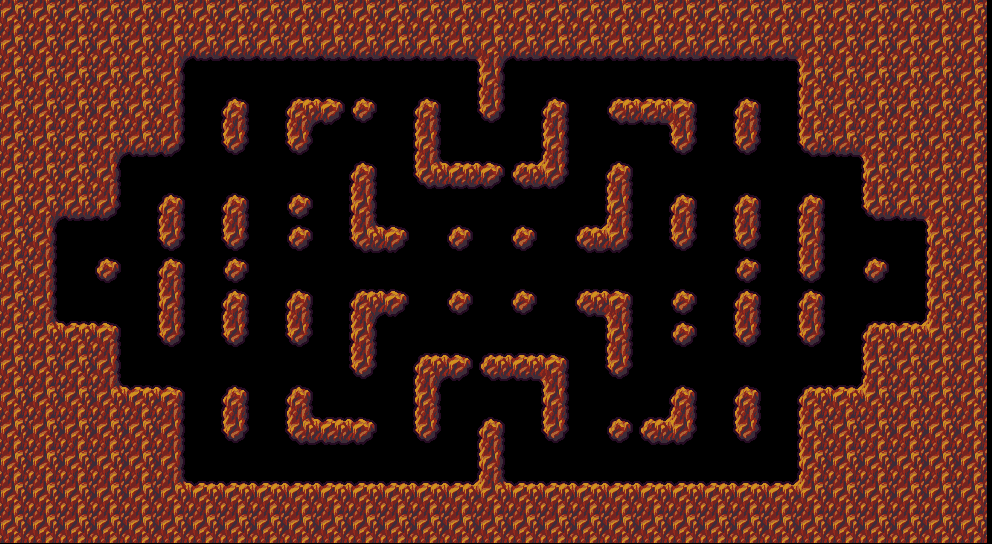

Tiled map render using the project's own tile images. Description and the map definition, with tile-layer contents summarised, below:
An orthogonal 31x17 tile map with 32x32 px tiles, 1 tile layer (foreground).

<map version="1.10" tiledversion="1.10.1" orientation="orthogonal" renderorder="right-down" width="31" height="17" tilewidth="32" tileheight="32" infinite="0" nextlayerid="3" nextobjectid="1">
 <tileset firstgid="1" source="MainLevelTiles.tsx" />
 <layer id="1" name="foreground" width="31" height="17" offsetx="-5" offsety="-1">
  <properties>
   <property name="cost" type="int" value="1" />
  </properties>
  <data>[527 cells, 336 non-empty, 26 distinct tile ids]</data>
 </layer>
</map>
